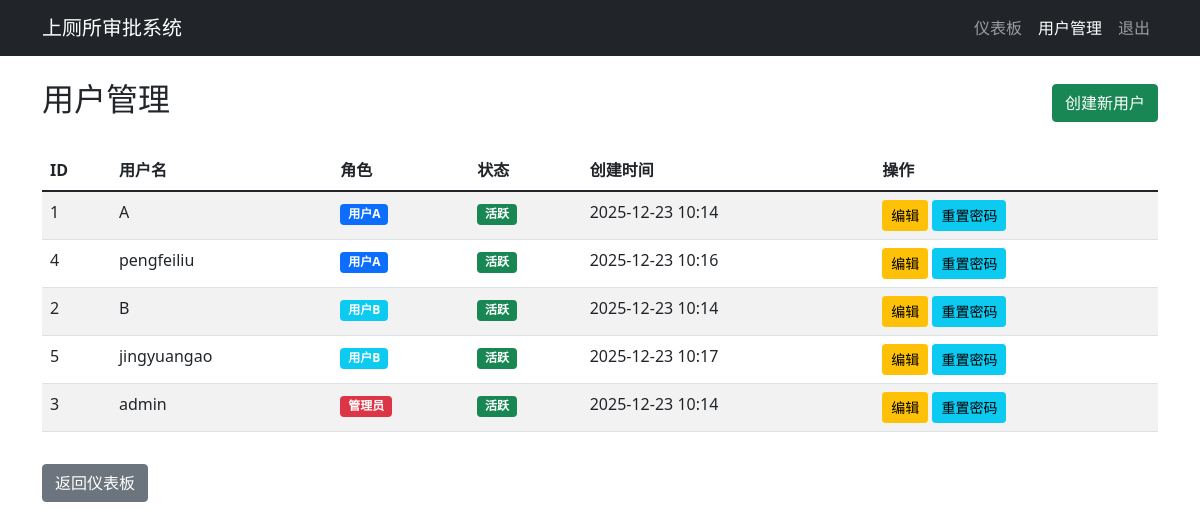
The app's page /admin/users (signed in) with its own data.
### app.py (models this page shows, shortened)
class User(db.Model):
    id = db.Column(db.Integer, primary_key=True)
    username = db.Column(db.String(80), unique=True, nullable=False)
    password = db.Column(db.String(200), nullable=False)
    role = db.Column(db.String(20), nullable=False)  # 'admin', 'A', 'B'
    created_at = db.Column(db.DateTime, default=datetime.utcnow)
    active = db.Column(db.Boolean, default=True)  # 修改为 'active' 列
    @property
    def is_authenticated(self):
        return True
    @property
    def is_active(self):
        return self.active  # 返回 active 列的值
    def is_admin(self):
        return self.role == 'admin'

### app.py (the view)
@app.route('/admin/users')
@login_required
@admin_required
def admin_users():
    users = User.query.order_by(User.role, User.username).all()
    return render_template('admin_users.html', users=users)

### app.py (called while the page is built)
@login_manager.user_loader
def load_user(user_id):
    return db.session.get(User, int(user_id))

def admin_required(f):
    @wraps(f)
    def decorated_function(*args, **kwargs):
        if not current_user.is_authenticated:
            return redirect(url_for('login'))
        if not current_user.is_admin():
            flash('需要管理员权限才能访问此页面！', 'danger')
            return redirect(url_for('dashboard'))
        return f(*args, **kwargs)
    return decorated_function

@app.context_processor
def inject_models():
    def get_status_chinese(status):
        status_map = {
            'pending': '待审批',
            'approved': '已批准',
            'rejected': '已拒绝',
            'cancelled': '已取消',
            'approve': '已批准',
            'reject': '已拒绝'
        }
        return status_map.get(status, status)
    return dict(get_status_chinese=get_status_chinese, User=User)

### templates/admin_users.html (shortened to what this page needs)
<!DOCTYPE html>
<html lang="zh-CN">
<head>
    <link href="https://cdn.jsdelivr.net/npm/bootstrap@5.1.3/dist/css/bootstrap.min.css" rel="stylesheet">
</head>
<body>
    <nav class="navbar navbar-expand-lg navbar-dark bg-dark">
        <div class="container">
            <a class="navbar-brand" href="{{ url_for('dashboard') }}">上厕所审批系统</a>
            <div class="navbar-nav ms-auto">
                <a class="nav-link" href="{{ url_for('dashboard') }}">仪表板</a>
                <a class="nav-link active" href="{{ url_for('admin_users') }}">用户管理</a>
                <a class="nav-link" href="{{ url_for('logout') }}">退出</a>
            </div>
        </div>
    </nav>
    <div class="container mt-4">
        <div class="d-flex justify-content-between align-items-center mb-4">
            <h2>用户管理</h2>
            <a href="{{ url_for('create_user') }}" class="btn btn-success">创建新用户</a>
        </div>
        <div class="table-responsive">
            <table class="table table-striped table-hover">
                <thead>
                    <tr>
                        <th>ID</th>
                        <th>用户名</th>
                        <th>角色</th>
                        <th>状态</th>
                        <th>创建时间</th>
                        <th>操作</th>
                    </tr>
                </thead>
                <tbody>
                    {% for user in users %}
                    <tr>
                        <td>{{ user.id }}</td>
                        <td>{{ user.username }}</td>
                        <td>
                            {% if user.role == 'admin' %}
                                <span class="badge bg-danger">管理员</span>
                            {% elif user.role == 'A' %}
                                <span class="badge bg-primary">用户A</span>
                            {% elif user.role == 'B' %}
                                <span class="badge bg-info">用户B</span>
                            {% else %}
                                <span class="badge bg-secondary">{{ user.role }}</span>
                            {% endif %}
                        </td>
                        <td>
                            {% if user.is_active %}
                                <span class="badge bg-success">活跃</span>
                            {% else %}
                                <span class="badge bg-secondary">禁用</span>
                            {% endif %}
                        </td>
                        <td>{{ user.created_at.strftime('%Y-%m-%d %H:%M') }}</td>
                        <td>
                            <a href="{{ url_for('edit_user', user_id=user.id) }}" class="btn btn-sm btn-warning">编辑</a>
                            <a href="{{ url_for('admin_reset_password', user_id=user.id) }}" class="btn btn-sm btn-info">重置密码</a>
                        </td>
                    </tr>
                    {% endfor %}
                </tbody>
            </table>
        </div>
        <div class="mt-3">
            <a href="{{ url_for('dashboard') }}" class="btn btn-secondary">返回仪表板</a>
        </div>
    </div>
</body>
</html>

### records on screen
User: id "1", username "A", role "用户A", active "活跃", created_at "2025-12-23 10:14"
User: id "4", username "pengfeiliu", role "用户A", active "活跃", created_at "2025-12-23 10:16"
User: id "2", username "B", role "用户B", active "活跃", created_at "2025-12-23 10:14"
User: id "5", username "jingyuangao", role "用户B", active "活跃", created_at "2025-12-23 10:17"
User: id "3", username "admin", role "管理员", active "活跃", created_at "2025-12-23 10:14"
